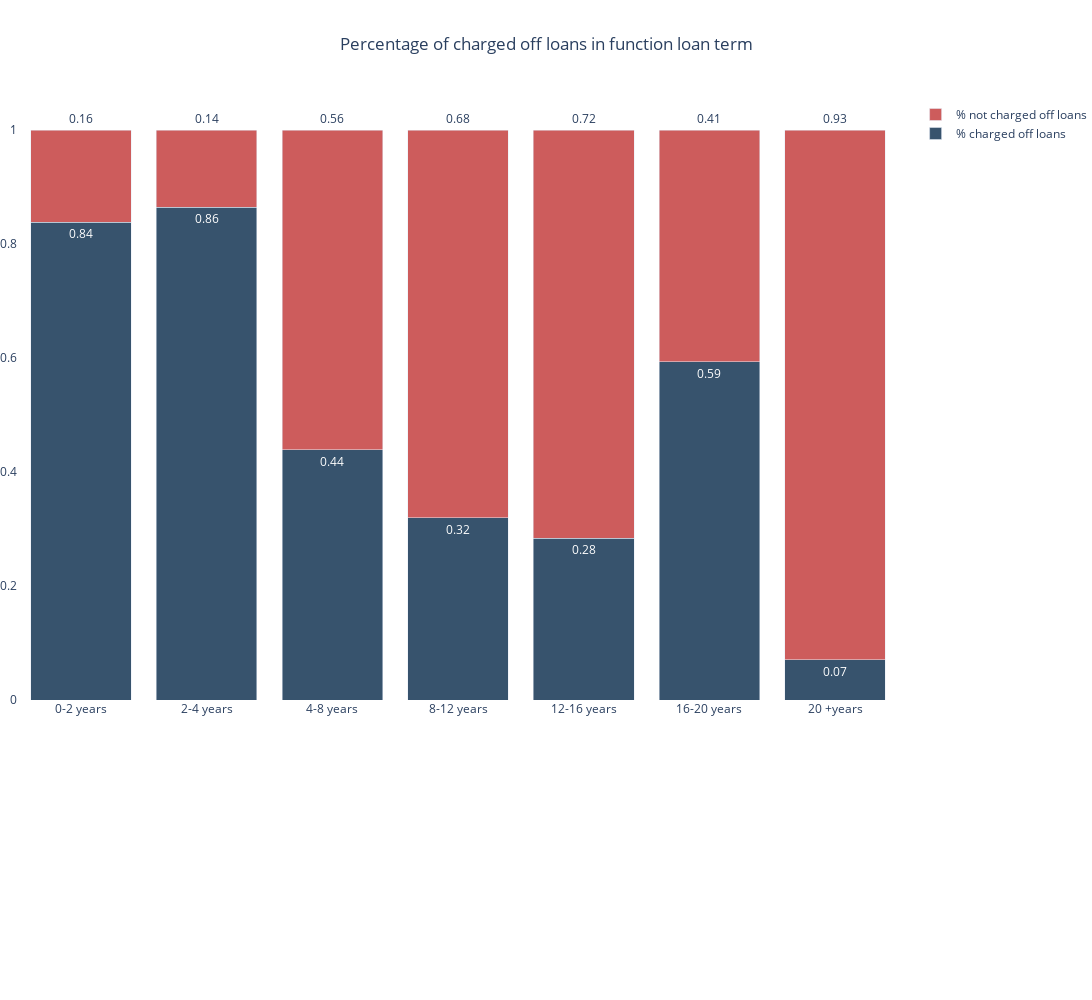

Here is the notebook cell this chart was saved with:
### Code cell
import plotly.graph_objects as go
from plotly.subplots import make_subplots
import plotly.express as px
import numpy as np
y11,y00 = [],[]
for i in range(len(y1)):
    y11.append(y1[i] / (y1[i]+y0[i]))
    y00.append(y0[i] / (y1[i]+y0[i]))


#fig = go.Figure(data=[
#    go.Bar(name='% charged off loans', x=x, y=y11,text=y11,marker_color='rgb(55, 83, 109)'),
#    go.Bar(name='% not charged off loans', x=x, y=y00,text=y00,marker_color='indianred')
#])
cat = [[0,24],[24,48],[48,96],[96,144],[144,192],[192,240],[240,1000]]
catx = ['0-2 years','2-4 years','4-8 years','8-12 years','12-16 years','16-20 years' ,'20 +years']
#fig = go.Figure(data=[
#    go.Bar(name='% charged off loans during Great Recession', x=catx, y=y11,text=y11,offsetgroup=0,marker_color='rgb(55, 83, 109)'),
#    go.Bar(name='% not charged off loans during Great Recession', x=catx, y=y00,text=y00,offsetgroup=0,base=y1,marker_color='indianred')])
#fig.update_layout(barmode='stack')


fig = go.Figure(data=[
    go.Bar(name='% charged off loans', x=catx, y=y11,text=y11,marker_color='rgb(55, 83, 109)'),
    go.Bar(name='% not charged off loans', x=catx, y=y00,text=y00,marker_color='indianred')
])
fig.update_layout(barmode='stack')
fig.update_layout(
    title='Percentage of charged off loans in function loan term',
    title_x=0.5,
    yaxis=dict(
        showgrid=False,
        showline=False,
    
    ),
    
    xaxis=dict(
        zeroline=False,
        showline=False,
        showgrid=False,
       
    ),
    autosize=False,

    width=1500,
    height=1000,
    paper_bgcolor='rgb(255, 255, 255)',
    plot_bgcolor='rgb(255, 255, 255)',
)
fig.update_traces(texttemplate='%{text:.2f}', textposition='outside')
fig.update_layout(margin={"r":0,"t":100,"l":0,"b":300})
fig.update_layout(margin={"r":0,"t":100,"l":0,"b":300})

fig.show()

### Figure 1 — Plotly figure (JSON) as saved in the notebook; plotly's stock layout.template omitted (floating-point values rounded to 4 significant figures)
{"data": [{"marker": {"color": "rgb(55, 83, 109)"}, "name": "% charged off loans", "text": ["0.8380355276907001", "0.8646066021345247", "0.43911246465085924", "0.31950523311132256", "0.28370330265295074", "0.5932203389830508", "0.07101024890190337"], "textposition": "outside", "texttemplate": "%{text:.2f}", "type": "bar", "x": ["0-2 years", "2-4 years", "4-8 years", "8-12 years", "12-16 years", "16-20 years", "20 +years"], "y": [0.838, 0.8646, 0.4391, 0.3195, 0.2837, 0.5932, 0.07101]}, {"marker": {"color": "indianred"}, "name": "% not charged off loans", "text": ["0.1619644723092999", "0.1353933978654753", "0.5608875353491407", "0.6804947668886775", "0.7162966973470493", "0.4067796610169492", "0.9289897510980967"], "textposition": "outside", "texttemplate": "%{text:.2f}", "type": "bar", "x": ["0-2 years", "2-4 years", "4-8 years", "8-12 years", "12-16 years", "16-20 years", "20 +years"], "y": [0.162, 0.1354, 0.5609, 0.6805, 0.7163, 0.4068, 0.929]}], "layout": {"autosize": false, "barmode": "stack", "height": 1000, "margin": {"b": 300, "l": 0, "r": 0, "t": 100}, "paper_bgcolor": "rgb(255, 255, 255)", "plot_bgcolor": "rgb(255, 255, 255)", "title": {"text": "Percentage of charged off loans in function loan term", "x": 0.5}, "width": 1500, "xaxis": {"showgrid": false, "showline": false, "zeroline": false}, "yaxis": {"showgrid": false, "showline": false}}}
